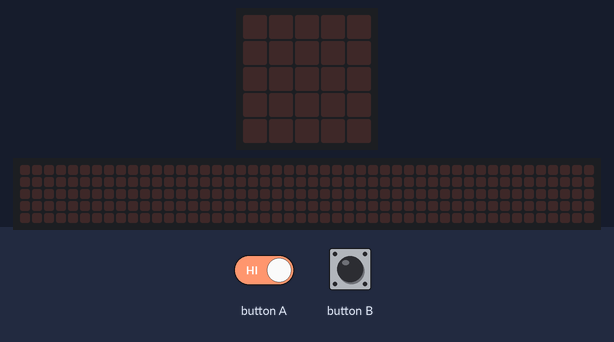
A program run on a simulated BBC micro:bit (MakeCode). Shown: the board's 5×5 LED display, a strip that is not on the board, showing the scrolling text unrolled. The inputs (shaded band) are chosen by the test bench. Random numbers come from a fixed seed; the 48×5 strip is a reading aid, not a part: it shows the text the display is scrolling, unrolled, one strip-width of it at a time.

Above: at 1.2 s.
1.3 s: button B pressed for 0.15 s
At 1.37 s:
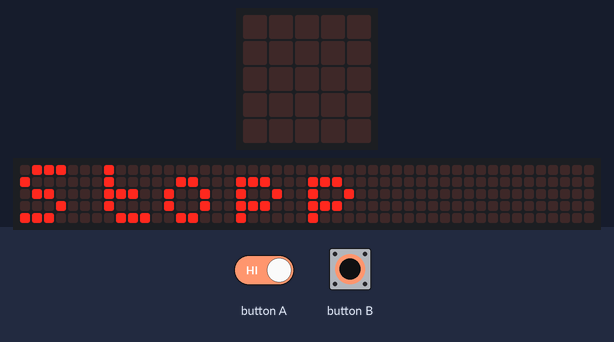
At 1.82 s:
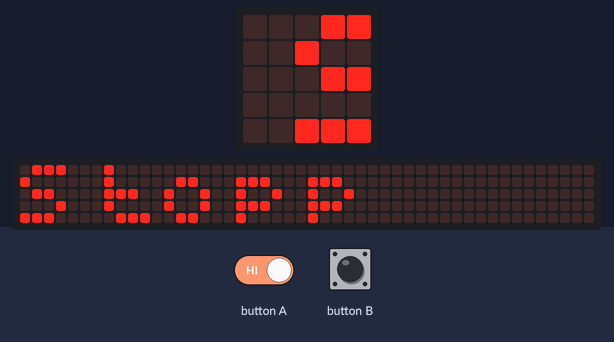
4.3 s: button A driven LOW and button B driven LOW
At 7.2 s:
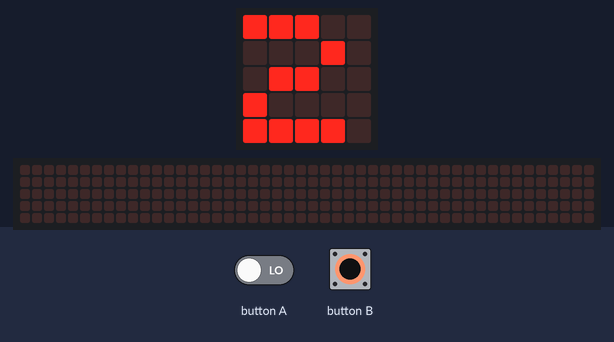
Timing chart, 0 to 8.7 s (numbered marks = the images above; inputs shaded):
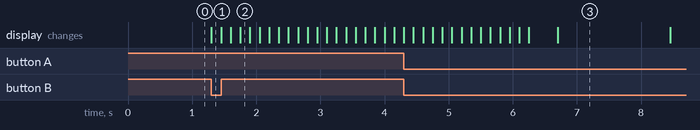

Measured:
- after the input at 1.3 s, the display: changes at once (image 1)

The program:

main.ts
```typescript
basic.forever(function () {
    while (input.buttonIsPressed(Button.B)) {
        if (input.buttonIsPressed(Button.A)) {
            basic.showNumber(randint(1, 6))
            basic.pause(1000)
            basic.showNumber(6)
            basic.pause(1000)
            basic.showNumber(7)
        } else {
            basic.showString("Stopp")
        }
    }
})
```

test.ts
```typescript
// här hamnar tester och detta kompileras inte när det här paketet används som ett tillägg.
```
